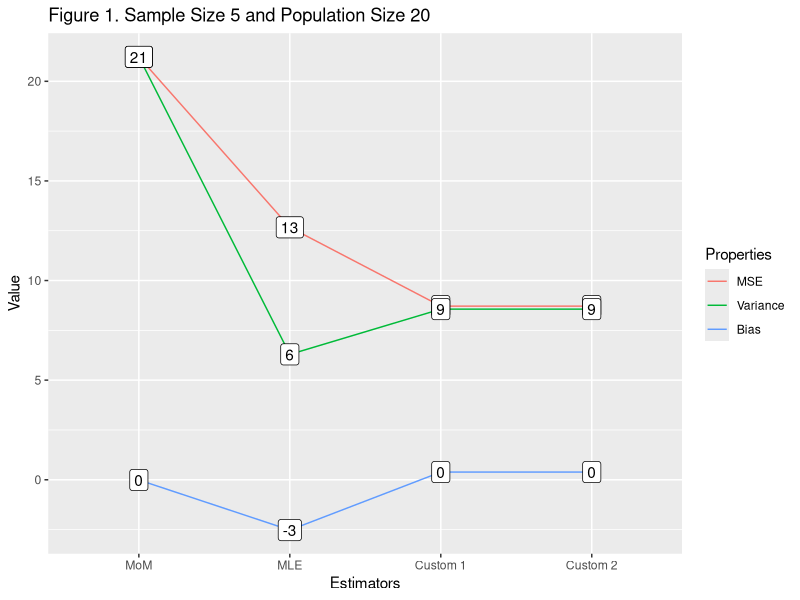
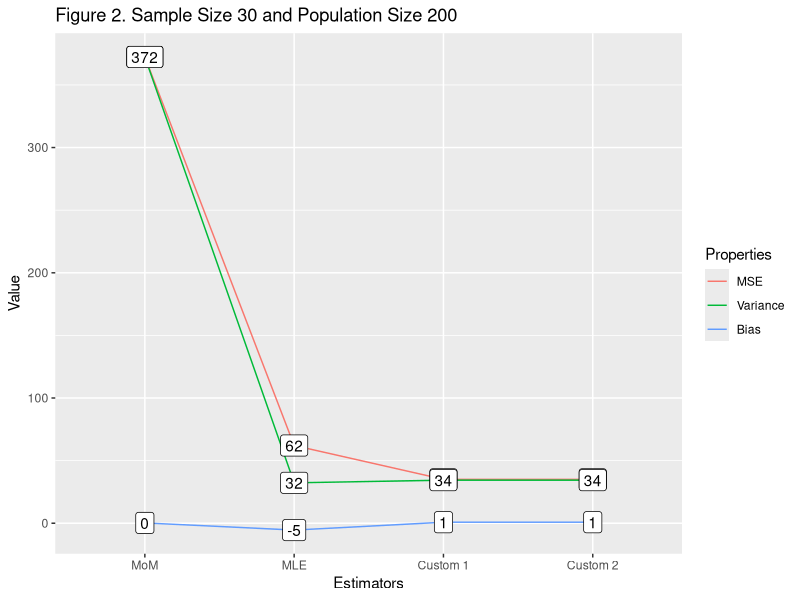
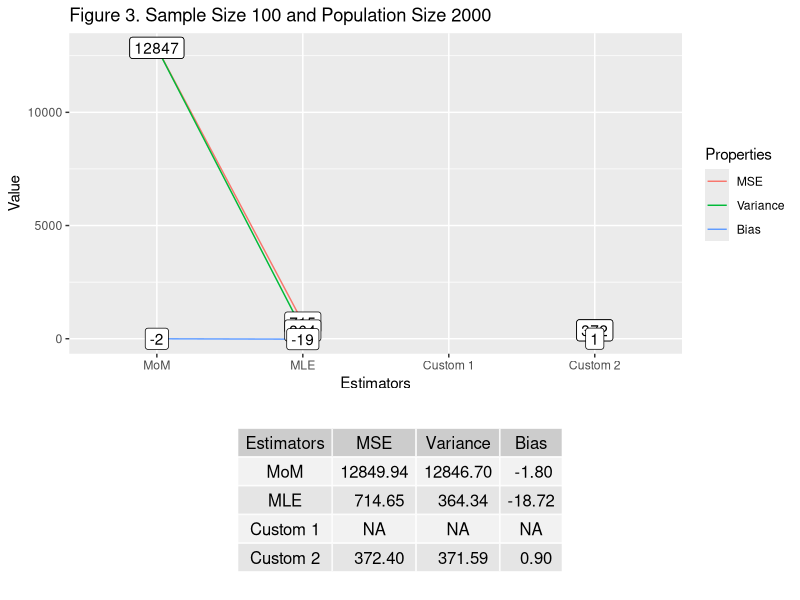

The R source for these figures, in order:
## ---- chunk 1
library(ggplot2)
library(knitr)
library(tidyr)
library(forcats)
library(gridExtra)

opts_template$set(figure1 = list(fig.height = 3, fig.width = 5.5),
                  figure2 = list(fig.height = 3, fig.width = 5.5),
                  figure3 = list(fig.height = 4.5, fig.width = 5.5)) 
## ---- chunk 2
set.seed(23)

# function that takes input for sample size, population size, whether or not to 
# include table, number of graph, and runs simulation for our four estimators and
# draw a line chart describing the properties (MSE, bias, variance) of the estimators

plot_simulation <- function(N_input, k_input, table = FALSE, num) {
  
  # run simulation given sample size and population size
  N <- N_input
  k <- k_input
  runs <- 10000
  mom_statistic <- numeric(runs)
  mle_statistic <- numeric(runs)
  custom1_statistic <- numeric(runs)
  custom2_statistic <- numeric(runs)
  
  for(i in 1:runs) {
    sample_values <- sample(1:N, k)
    mom_statistic[i] <- 2*mean(sample_values) - 1
    mle_statistic[i] <- max(sample_values)
    custom1_statistic[i] <- max(sample_values) + 
      (max(sample_values)^(k+1) + k)/((k+1)*max(sample_values)^k)
    custom2_statistic[i] <- max(sample_values) + max(sample_values)/(k+1)
  }
  
  # functions that calculate MSE and Bias of estimators
  mse <- function(statistic) {
    return(var(statistic) + (mean(statistic) - N)^2)
  }
  bias <- function(statistic) {
    return(mean(statistic) - N)
  }
  
  # calculate properties of estimators
  stats <- list(mom_statistic, mle_statistic, custom1_statistic, custom2_statistic)
  mse_list <- unlist(lapply(stats, FUN = mse))
  var_list <- unlist(lapply(stats, FUN = var))
  bias_list <- unlist(lapply(stats, FUN = bias))
  names <- c("MoM", "MLE", "Custom 1", "Custom 2")
  
  # put into data frame and gather the estimator values
  params_data <- data.frame(Estimators = names, MSE = mse_list, 
                       Variance = var_list, Bias = bias_list)
  params <- gather(params_data, key = stat, value = Value, MSE, Variance, Bias)

  # plot the line graph
  plt <- ggplot(data = params, aes(x = fct_inorder(Estimators), y = Value)) +
    geom_line(aes(group = fct_inorder(stat), color = fct_inorder(stat))) + 
    geom_label(aes(label = round(Value))) +
    xlab("Estimators") +
    labs(color = "Properties") +
    ggtitle(paste0("Figure ", num, ". ",
                  "Sample Size ", k_input, 
                  " and Population Size ", N_input))
  
  # plot table if input requests so
  if (table) {
    params_rounded <- data.frame(Estimators = names, MSE = round(mse_list, digits = 2), 
                                 Variance = round(var_list, digits = 2), 
                                 Bias = round(bias_list, digits = 2))
    tt <- ttheme_default(colhead=list(fg_params = list(parse=TRUE)))
    tbl <- tableGrob(params_rounded, rows=NULL, theme=tt)
    # plot chart and table into one object
    grid.arrange(plt, tbl,
                nrow=2,
                as.table=TRUE,
                heights=c(2,1))
  }
  else {plt}
}
## ---- chunk 3
plot_simulation(N_input = 20, k_input = 5, num = 1)
## ---- chunk 4
plot_simulation(200, 30, num = 2)
## ---- chunk 5
plot_simulation(2000, 100, table = TRUE, num = 3)
## ---- chunk 6
# conduct bootstrap test and calculate confidence interval for the given sample

sample_values <- c(922, 299, 1106, 121, 1621, 1164, 1912, 937, 914, 593, 
                85, 1090, 1004, 139, 1451, 24, 267, 1045, 1062, 1274)

n <- length(sample_values)       # sample size
N <- 10^4                # desired no. resamples

estimator <- max(sample_values) + max(sample_values)/(n+1) 

# conduct bootstrap test
boot_statistic <- numeric(N)
for (i in 1:N) {
  x <- sample(sample_values, size = n, replace = TRUE)
  boot_statistic[i] <- max(x) + max(x)/(n+1)
}

# calculate bootstrap confidence interval
conf <- quantile(boot_statistic, probs = c(0.025, 0.975))
